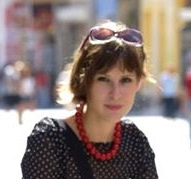
#> input picture AIN extra/AIN extra_Barbora Cimrova.jpg, 191 x 179 px, found by its file name
$ jupyter execute face_alignment_demo.ipynb
#> lines starting #> are read from the running program, lines starting #| are printed output that depends on the picture; after the words box and inside, x2 and y2 are one past the last pixel; in counts of white or black regions, pixels touching at a corner belong together; long printed decimals are rounded
code based on: [How to align faces with OpenCV in Python](https://datahacker.rs/010-how-to-align-faces-with-opencv-in-python/)

[cell 1]
import cv2
import numpy as np
import matplotlib.pyplot as plt

[cell 2]
face_cascade = cv2.CascadeClassifier(cv2.data.haarcascades + "haarcascade_frontalface_default.xml")
eye_cascade = cv2.CascadeClassifier(cv2.data.haarcascades + "haarcascade_eye.xml")

[cell 3]
img = cv2.imread('./kdmfi-kjp-ktvs-turany/photos/leginusova1-ktvs.jpg')
img = cv2.imread('./photos/AIN extra_Barbora Cimrova.jpg')
#> img is the input picture: shape (179, 191, 3); mean B, G, R 125, 129.6, 144.2
img = cv2.imread('./photos/KTVS_leginusova1-ktvs.jpg')
img = cv2.imread('./photos/MAT_kollar53.jpg')
img = cv2.imread('./photos/AIN_Roman Durikovic.jpg')
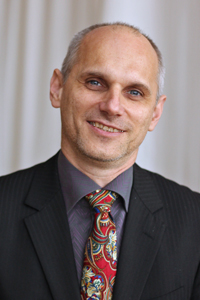
#> input picture AIN/AIN_Roman Durikovic.jpg, 200 x 300 px, found by its file name
#> img is the input picture: shape (300, 200, 3); mean B, G, R 110.9, 112.2, 124.9
plt.imshow(img)

[cell 4]
grayscale = cv2.cvtColor(img, cv2.COLOR_BGR2GRAY)
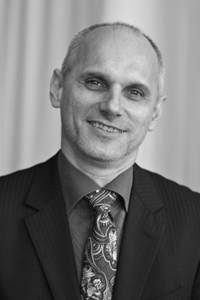
#> grayscale: shape (300, 200); min 5, max 255, mean 115.8
faces = face_cascade.detectMultiScale(grayscale, 1.1, 4)
#> faces = [[56, 42, 117, 117]]

# in case more faces were detected select the largest one (or maybe try to get confidence out of detectMultiScale)
face = max(faces, key=lambda contour: contour[2] * contour[3])
#> face = [56, 42, 117, 117]

original_face = face.copy()
#> original_face = [56, 42, 117, 117]

x , y,  w,  h = face
#> x = 56; y = 42; w = 117; h = 117
cv2.rectangle(img, (x,y) ,(x+w, y+h), (255,0,0), 3)
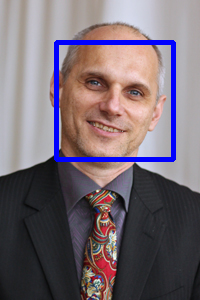
#> img: shape (300, 200, 3); 3.88% of pixels changed, all inside (x1, y1, x2, y2) = (54, 40, 176, 162)
plt.imshow(img)

[cell 5]
# crop picture to show only head area (detected face and some neighbourhood)
x , y,  w,  h = face
center_x, center_y = x + w // 2, y + h // 2
#> center_x = 114; center_y = 100

scaling_factor = 1.5
W = int(w * scaling_factor)
#> W = 175
H = int(h * scaling_factor)
#> H = 175
X = center_x - W//2
#> X = 27
Y = center_y - H//2
#> Y = 13

pic_height, pic_width = img.shape[:2]
#> pic_height = 300; pic_width = 200
#pic_height, pic_width = 5, 5
if X > 0 and Y > 0 and X+W < pic_width and Y+H < pic_height:
    cropped_face = img[Y:Y + H, X:X + W]
    face[0] = (W - w) // 2
    face[1] = (H - h) // 2
    DX = DY = None
else:
    cropped_face = img
    DX, DY = x, y
#> DX = 56; DY = 42

#cropped_face = img[Y:Y+H, X:X+W]
plt.imshow(cropped_face)

[cell 6]
# adjust detected `face` coords to the new dimensions

#face[0] = (W - w)//2
#face[1] = (H - h)//2

x , y,  w,  h = face
cv2.rectangle(cropped_face, (x,y) ,(x+w, y+h), (100,0,100), 5)
#> cropped_face: shape (300, 200, 3); 5.43% of pixels changed, all inside (x1, y1, x2, y2) = (53, 39, 177, 163)
plt.imshow(cropped_face)

[cell 7]
x , y,  w,  h = face
grayscale = cv2.cvtColor(cropped_face, cv2.COLOR_BGR2GRAY)
#roi_gray = grayscale
#roi_color = cropped_face
roi_gray = grayscale[y:(y+h), x:(x+w)]
roi_color = cropped_face[y:(y+h), x:(x+w)]

[cell 8]
# detect eyes

eyes3, rejectLevels, levelWeights = eye_cascade.detectMultiScale3(roi_gray, scaleFactor=1.0485258, minNeighbors=6,outputRejectLevels = 1)
#> eyes3 = [[23, 26, 28, 28], [66, 38, 25, 25]]; rejectLevels = [24, 24]; levelWeights = [1.95, 3]
eyes3, rejectLevels, levelWeights = eye_cascade.detectMultiScale3(roi_gray, scaleFactor=1.05, minNeighbors=4,outputRejectLevels = 1)
#> eyes3 = [[22, 25, 30, 30], [66, 38, 25, 25], [53, 28, 41, 41]]; rejectLevels = [24, 24, 24]; levelWeights = [2.29, 3, 1.55]

print(rejectLevels)
#| [24 24 24]
print(levelWeights)
#| [2.287  2.997 1.549]
print(eyes3)
#| [[22 25 30 30]
#|  [66 38 25 25]
#|  [53 28 41 41]]
print([ey for _, ey in sorted(zip(levelWeights, eyes3))])
#| [array([53, 28, 41, 41], dtype=int32), array([22, 25, 30, 30], dtype=int32), array([66, 38, 25, 25], dtype=int32)]

eyes = eye_cascade.detectMultiScale(roi_gray, 1.05, 4)
#> eyes has the same summary as eyes3

for eye in eyes:
    xe, ye, we, he = eye
    cv2.rectangle(roi_color, (xe, ye), (xe + we, ye + he), (255, 0, 0), 3)
#> this loop made 3 passes
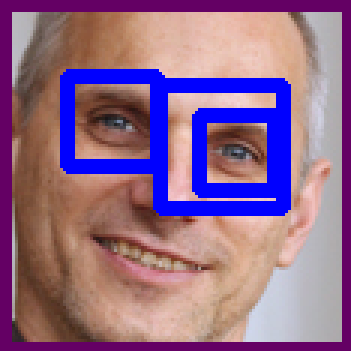
#> roi_color: shape (117, 117, 3) (shown 3 times larger); mean B, G, R 138.5, 105.4, 144.7

print(eyes)
#| [[22 25 30 30]
#|  [66 38 25 25]
#|  [53 28 41 41]]
# select contours that are located in the upper half of the face
eyes = [(ex , ey,  ew,  eh) for  (ex , ey,  ew,  eh) in eyes if ey < (h//2)]
#> eyes = [(22, 25, 30, 30), (66, 38, 25, 25), (53, 28, 41, 41)]

# select the two largest contours
eyes = sorted(eyes, key=lambda contour: contour[2] * contour[3])[-2:]
#> eyes = [(22, 25, 30, 30), (53, 28, 41, 41)]

left_eye, right_eye = eyes if eyes[0][0] < eyes[1][0] else eyes[::-1]
#> left_eye = (22, 25, 30, 30); right_eye = (53, 28, 41, 41)
print()
print(left_eye, right_eye)
#| (22, 25, 30, 30) (53, 28, 41, 41)
for (ex , ey,  ew,  eh) in eyes:
    cv2.rectangle(roi_color, (ex,ey) ,(ex+ew, ey+eh), (0,0,255), 3)
#> this loop made 2 passes
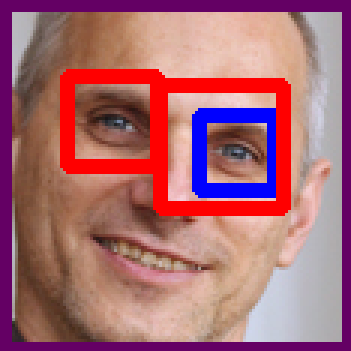
#> roi_color: shape (117, 117, 3) (shown 3 times larger); 9.31% of pixels changed, all inside (x1, y1, x2, y2) = (20, 23, 97, 72)

plt.imshow(cropped_face)
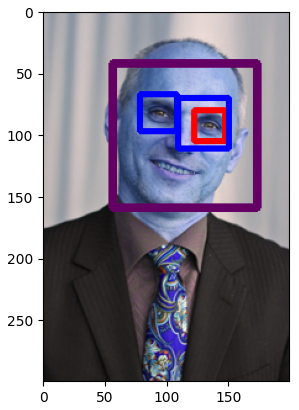
#> figure drawn by matplotlib, 1 panel; B, G, R data is drawn as R, G, B

[cell 9]
# get the centers of eyes
left_eye_center = (left_eye[0] + left_eye[2] // 2, left_eye[1] + left_eye[3] // 2)
#> left_eye_center = (37, 40)
left_eye_x = left_eye_center[0]
#> left_eye_x = 37
left_eye_y = left_eye_center[1]
#> left_eye_y = 40

right_eye_center = (right_eye[0] + right_eye[2] // 2, right_eye[1] + right_eye[3] // 2)
#> right_eye_center = (73, 48)
right_eye_x = right_eye_center[0]
#> right_eye_x = 73
right_eye_y = right_eye_center[1]
#> right_eye_y = 48

cv2.circle(roi_color, left_eye_center, 5, (255, 0, 0) , -1)
#> roi_color: shape (117, 117, 3); 0.59% of pixels changed, all inside (x1, y1, x2, y2) = (32, 35, 43, 46)
cv2.circle(roi_color, right_eye_center, 5, (255, 0, 0) , -1)
cv2.line(roi_color,right_eye_center, left_eye_center,(0,200,200),3)
pass

[cell 10]
if left_eye_y > right_eye_y:
   A = right_eye_x, left_eye_y
   direction = -1
else:
   A = left_eye_x, right_eye_y
#> A = (37, 48)
   direction = 1

cv2.circle(roi_color, A, 5, (255, 0, 0) , -1)
#> roi_color: shape (117, 117, 3); mean B, G, R 115.7, 106.2, 167.8
cv2.line(roi_color,right_eye_center, left_eye_center,(0,200,200),3)
cv2.line(roi_color,left_eye_center, A,(0,200,200),3)
#> roi_color: shape (117, 117, 3); mean B, G, R 115, 106.7, 168.3
cv2.line(roi_color,right_eye_center, A,(0,200,200),3)
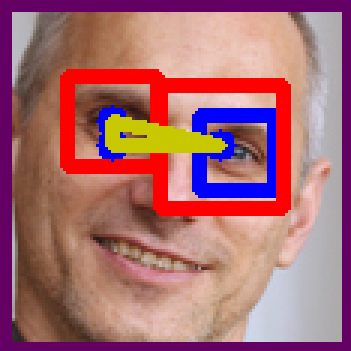
#> roi_color: shape (117, 117, 3) (shown 3 times larger); mean B, G, R 114.1, 107.9, 168.7
plt.imshow(cropped_face)
#> figure, not shown here; B, G, R data is drawn as R, G, B

[cell 11]
# calculate the rotation angle
delta_x = right_eye_x - left_eye_x
#> delta_x = 36
delta_y = right_eye_y - left_eye_y
#> delta_y = 8
angle = np.arctan(delta_y/delta_x)
#> angle = 0.219
angle = (angle * 180) / np.pi
#> angle = 12.53

[cell 12]
h, w = cropped_face.shape[:2]
#> h = 300; w = 200
center = (w // 2, h // 2)
#> center = (100, 150)

M = cv2.getRotationMatrix2D(center, angle, 1.0)
#> M = [[0.976, 0.217, -30.16], [-0.217, 0.976, 25.26]]

rotated = cv2.warpAffine(cropped_face, M, (w, h))
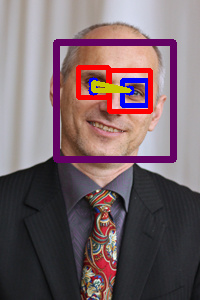
#> cropped_face: shape (300, 200, 3); mean B, G, R 106.2, 100.1, 120.8
face_points = [ (original_face[0], original_face[1]),
                (original_face[0]+original_face[2], original_face[1]),
                (original_face[0], original_face[1] + original_face[3]),
                (original_face[0]+original_face[2],original_face[1] + original_face[3])]
#> face_points = [(56, 42), (173, 42), (56, 159), (173, 159)]

print(face_points[0])
#| (56, 42)
print(M.shape)
#| (2, 3)
face_rotated = [ M @ np.array(point+(1,)) for point in face_points]
#> face_rotated = [[33.62, 54.12], [147.8, 28.74], [59, 168.3], [173.2, 142.9]]

face_rotated2 = [ M.T @ np.array(point) for point in face_rotated]
#> face_rotated2 = [[21.08, 60.12, 353.4], [138.1, 60.12, -3732.4], [21.08, 177.1, 2473.5], [138.1, 177.1, -1612.2]]


face_rotated = [center[0] - face[2]//2, center[1] - face[3]//2, face[2], face[3]]
#> face_rotated = [42, 92, 117, 117]

faces = face_cascade.detectMultiScale(grayscale, 1.1, 4)
#> faces = [[57, 43, 116, 116]]

# in case more faces were detected select the largest one (or maybe try to get confidence out of detectMultiScale)
face_rotated = max(faces, key=lambda contour: contour[2] * contour[3])
#> face_rotated = [57, 43, 116, 116]

x, y, w, h = face_rotated
#> x = 57; y = 43; w = 116; h = 116
cv2.rectangle(rotated, (x,y) ,(x+w, y+h), (10,55,25), 3)
plt.imshow(rotated)

[cell 13]
x, y, w, h = face_rotated
dx, dy = int(w*(scaling_factor-1)//2), int(h*(scaling_factor-1)//2)
#> dx = 29; dy = 29
if DX is not None:
    dx, dy = DX, DY
#> dx = 56; dy = 42

rotated_left =  M @ (np.array([left_eye_center[0], left_eye_center[1], 1]) + np.array([dx, dy, 0]) )
#> rotated_left = [78.42, 85.14]
rotated_left = rotated_left.astype(int)
#> rotated_left = [78, 85]
rotated_right =  M @ (np.array([right_eye_center[0], right_eye_center[1], 1]) + np.array([dx, dy, 0]) )
#> rotated_right = [115.3, 85.14]
rotated_right = rotated_right.astype(int)
#> rotated_right = [115, 85]

cv2.circle(rotated, rotated_left, 5, (200, 200, 200) , 10)
cv2.circle(rotated, rotated_right, 5, (200, 199, 199) , 10)

center_x = (rotated_left[0] + rotated_right[0] ) // 2
#> center_x = 96
center_y = y + h // 2
#> center_y = 101
cv2.circle(rotated, np.array([center_x, center_y]), 5, (50, 200, 50) , 10)

ratio = 1.125

w = w
h = int(ratio * w)
#> h = 130


centered_resized_face = (center_x - w // 2, center_y - h // 2, w, h)
#> centered_resized_face = (38, 36, 116, 130)
x, y, w, h = centered_resized_face
#> x = 38; y = 36

cv2.rectangle(rotated, (x,y) ,(x+w, y+h), (200,15,250), 3)
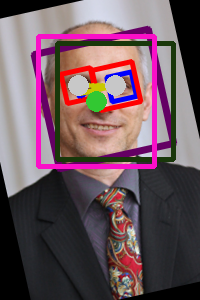
#> rotated: shape (300, 200, 3); mean B, G, R 95, 85.9, 109.9
plt.imshow(rotated)

w_px = 120
h_px = int(w_px*ratio)

cropped = rotated[y:y+h, x:x+w]
resized = cv2.resize(cropped, (w_px, h_px))
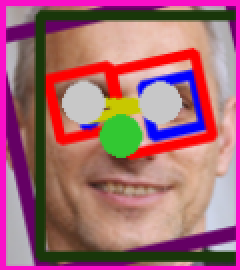
#> resized: shape (135, 120, 3) (shown 2 times larger); mean B, G, R 115.1, 104.8, 163.5
cv2.imwrite("crop.jpg", resized)
#> Out = True
